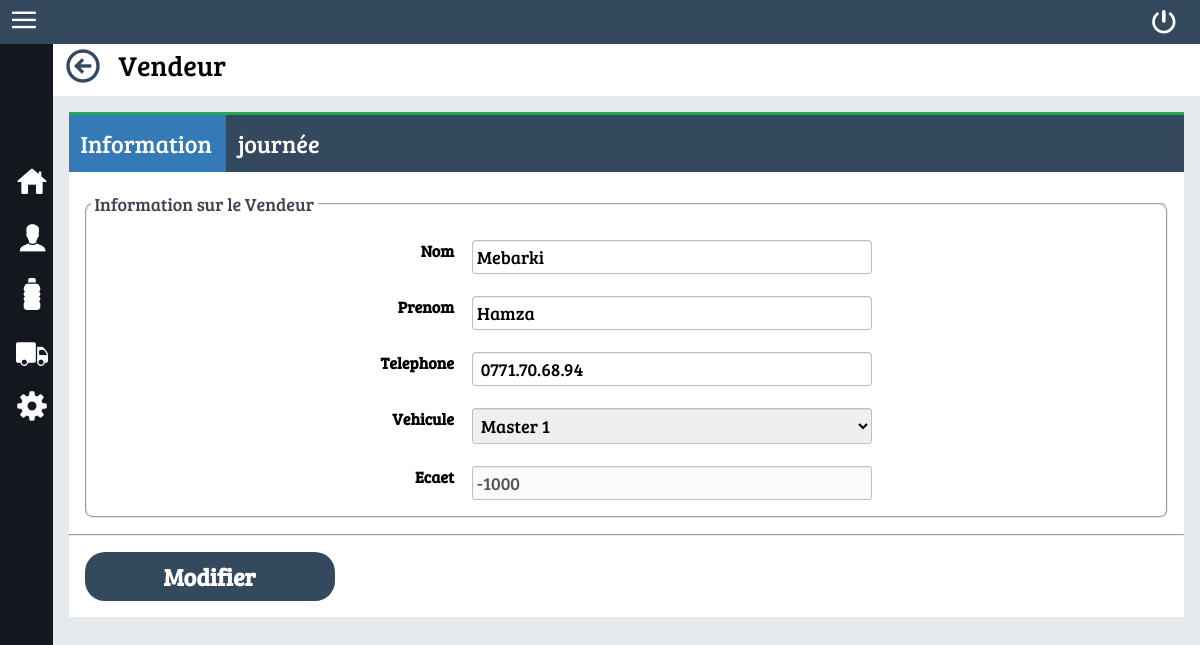
Screenshot of /VendeurControle.php?idVendeur=5 (signed in) with the database file from the repository.
### tables this page shows
CREATE TABLE `vendeur` (
  `id_vendeur` int(25) NOT NULL,
  `id_vehicule` int(25) DEFAULT NULL,
  `nom` varchar(30) DEFAULT NULL,
  `prenom` varchar(30) DEFAULT NULL,
  `telephone` varchar(30) DEFAULT NULL
);

### php/database.inc (called while the page is built, shortened)
<?php
class database{
  public $connection;
  public function __construct()
  {
    $this->connection=mysqli_connect("localhost","root","","moza");
    $this->connection->set_charset("utf8");
  }
  public function query($sql)
  {
    $result=mysqli_query($this->connection,$sql);
    return $result;
  }
}

### php/Vendeur.inc (called while the page is built, shortened)
<?php
class Vendeur {
 public function __construct ( $id , $vehicule , $nom , $prenom , $telephone) {
  $this->id = $id;
  $this->vehicule = $vehicule;
  $this->nom = $nom;
  $this->prenom = $prenom;
  $this->telephone = $telephone;
 }
}

### php/Vehicule.inc (called while the page is built, shortened)
<?php
class Vehicule {
 public function __construct ( $id , $nom , $matricule , $StockVehicule) {
  $this->id = $id;
 }
}

### VendeurControle.php (the view, shortened to what this page needs)
<!DOCTYPE html>
<?php
require 'php/database.inc';
require 'php/Vendeur.inc';
require 'php/Vehicule.inc';
$database=new database();
require 'php/VerifierUser.php';
if(isset($_GET["idVendeur"])){
$result=$database->query("select id_vendeur as idVendeur,Vendeur.nom as VendeurNom ,Vendeur.Prenom as VendeurPrenom ,
  vehicule.id_vehicule as idvehicule, vehicule.nom as VehiculeNom , matricule,telephone from Vendeur join vehicule
   on Vendeur.id_vehicule=vehicule.id_vehicule where id_vendeur=".$_GET["idVendeur"]);
$row=mysqli_fetch_assoc($result);
$som_ecart=0;
$vendeur=new Vendeur($row["idVendeur"],new Vehicule($row["idvehicule"],$row["VehiculeNom"]
                              ,$row["matricule"],""),$row["VendeurNom"],$row["VendeurPrenom"],$row["telephone"]);
 if(isset($_GET['page'])){ $page=$_GET['page'];}else{$page=1;}
 $debut=$page*10-10;
 $sql="select journee.id_journee as idjournee,sum(qte_vendue_dd*dd.prix+qte_vendue_dg*dg.prix+qte_vendue_sg*sg.prix) as facture ,recette
,recette-sum(qte_vendue_dd*dd.prix+qte_vendue_dg*dg.prix+qte_vendue_sg*sg.prix) as ecart,DATE_FORMAT(journee.date,'%d/%m/%Y') as date from commande_detail
join produit_prix as dd on commande_detail.id_produit_prix_dd=dd.id_produit_prix
join produit_prix as dg on commande_detail.id_produit_prix_dg=dg.id_produit_prix
join produit_prix as sg on commande_detail.id_produit_prix_sg=sg.id_produit_prix
join journee on commande_detail.id_journee=journee.id_journee
where id_vendeur=".$vendeur->id."  group by commande_detail.id_journee order by journee.date DESC";
 $result=$database->query($sql." limit $debut, 10");
while ($row=mysqli_fetch_assoc($result)) {
  $som_ecart+=$row["ecart"];
}
}
?>
<html lang="en" dir="ltr">
  <head>
  </head>
  <body onload="<?php if(isset($_GET["idVendeur"])){ ?>
         Tab('<?php if(isset($_GET["page"])){echo "journee";}else{echo 'Information';} ?>')
         <?php } ?>">
    <div class="page">
      <div class="detail">
        <div class="titre_bar">
          <label for="" class="titre_bar_label">
            <a href="Vendeur.php"><img src="img/icon/back_bleu_40px.png" alt=""></a>
             Vendeur
          </label>
        </div>
        <div class="table">
          <?php if (isset($_GET["idVendeur"])): ?>
            <div class="nav_tab">
              <div class="nav_tab_item"  id="Information_label">
                <label onclick="Tab('Information')" for="">Information</label>
              </div>
              <div class="nav_tab_item" id="journee_label">
                <label onclick="Tab('journee')" for="">journée</label>
              </div>
            </div>
          <?php endif; ?>
          <div id="Information_div" class="nav_tab_div nav_tab_div_active">
            <form class="" action="VendeurControle.php" method="post">
              <div class="left_tab">
              <fieldset class="fields">
                <legend class="legends">Information sur le Vendeur</legend>
                <div class="control_table">
                  <div class="control_table_item">
                    <label class="controllabel" for="" >Nom</label>
                    <input type="text" id="nom" name="VendeurNom"  class="controlinput" value="<?php if(isset($vendeur)) echo $vendeur->nom; ?>" required>
                  </div>
                  <div class="control_table_item">
                    <label class="controllabel" for="" >Prenom</label>
                    <input type="text" id="nom" name="VendeurPrenom"  class="controlinput" value="<?php if(isset($vendeur)) echo $vendeur->prenom; ?>" required>
                  </div>
                  <div class="control_table_item">
                    <label class="controllabel" for="" >Telephone</label>
                    <input type="text" id="nom" name="VendeurTelephone"  class="controlinput"  value="<?php if(isset($vendeur)) echo $vendeur->telephone; ?>" required>
                  </div>
                  <div class="control_table_item">
                      <label for="" class="controllabel">Vehicule</label>
                      <select name="VendeurVehicule" class="controlinput" required>
                        <?php
                        if(isset($vendeur)){$id_vehicule=$vendeur->vehicule->id;}else{$id_vehicule=-1;}
                        $result=$database->query("select * from vehicule");
                        while ($row=mysqli_fetch_assoc($result)) {
                          if($row["id_vehicule"]==$id_vehicule){
                            echo "<option value=\"".$row["id_vehicule"]."\" selected>".$row["nom"]."</option>";
                          }else{
                            echo "<option value=\"".$row["id_vehicule"]."\">".$row["nom"]."</option>";
                          }
                        }
                         ?>
                      </select>
                  </div>
                  <?php if (isset($_GET["idVendeur"])): ?>
                    <div class="control_table_item">
                      <label class="controllabel" for="" >Ecaet</label>
                      <input type="text" id="nom" name="VendeurTelephone" disabled class="controlinput"  value="<?php if(isset($som_ecart)) echo $som_ecart; ?>">
                    </div>
                  <?php endif; ?>
                </div>
                 </fieldset>
             </div>
             <hr>
             <div class="control_div_btn">
               <?php if(isset($_GET["idVendeur"])) {$operation="Modifier"; }else{ $operation="Ajoute"; }?>
               <button type="submit" class="control_btn" name="<?php echo $operation;?>Vendeur">
                 <?php echo $operation;?>
               </button>
             </div>
            </form>
          </div>
        </div>
      </div>
    </div>
  </body>
</html>

### css/standard.css (style rules this page uses)
:root { --colorbleu:#34495e; }
* { margin: 0px; padding: 0px; font-family:'Bree Serif' , sans-serif; }
html { height: 100%; }
body { height: 100%; background-color: #e7eaec; }
.page { display: flex; justify-content: flex-start; min-height: 100%; width: 100%; }
.detail { width: inherit; height: 100%; }
.titre_bar { background-color: white; padding: 2px; }
.titre_bar_label { display: grid; grid-template-columns: 48px auto; grid-column-gap: 8px; font-size: 28px; margin-left: 8px; }
.table { border-top: 3px solid #26A65B; margin:16px; margin-top :16px; background-color: white; }

### css/navbar.css (style rules this page uses)
.navbar { display: flex; justify-content: space-between; background-color: #34495e; }
.navbarbtnmenu { padding:8px; margin-left: 4px; width: 32px; cursor: pointer; }
.navbarbtnexit { background: none; border: none; }
.btnmenu { margin-top: 10px; margin-right: 24px; }

### css/sidebar.css (style rules this page uses)
.sidebar { background-color: #12181E; width: 55px; transition: .1s; overflow: hidden; display: block; }
.sidebarlogo { color: white; text-align: center; font-size: 14px; height: 50px; }
.sidebarlistitem { height: auto; display: grid; }
.sidebaritem { text-decoration: none; color: white; font-size: 22px; padding: 4px; }
.sidebaritem div { padding: 8px; display: grid; border-left: 4px solid #12181E; grid-template-columns: 48px auto; }

### css/Control.css (style rules this page uses)
.control_table { display: grid; grid-row-gap: 22px; justify-content: center; padding: 16px; }
.control_table_item { display: grid; grid-template-columns: auto 400px; grid-column-gap: 18px; }
.left_tab { padding: 16px; }
.controlinput { padding: 4px; font-size: 18px; border: 1px solid #bdc3c7; border-radius: 3px; box-shadow: inset 0 1px 1px rgba(0, 0, 0, .075); }
.controllabel { text-align: right; font-size: 16px; font-weight: bold; }
.control_div_btn { padding: 16px; }
.control_btn { background-color: #34495e; color: white; border: none; padding: 8px; border-radius: 20px; width: 250px; font-size: 24px; font-weight: bold; cursor: pointer; }
.fields { border-radius: 8px; }
.legends { color: #3C4452; font-size: 18px; margin: 4px; padding: 4px; }
.nav_tab { display: flex; justify-content: flex-start; background-color: #34495e; }
.nav_tab_item { padding: 12px; padding-right: 14px; }
.nav_tab_item_active { background-color: #337ab7; }
.nav_tab_item label { font-size: 24px; color: white; }
.nav_tab_div { display: none; }
.nav_tab_div_active { display: block; }

### rows the page displays
vendeur: VendeurNom "Mebarki", VendeurPrenom "Hamza", VendeurTelephone "0771.70.68.94"

### other values shown
$operation "Modifier"
form field VendeurVehicule "Master 1"
